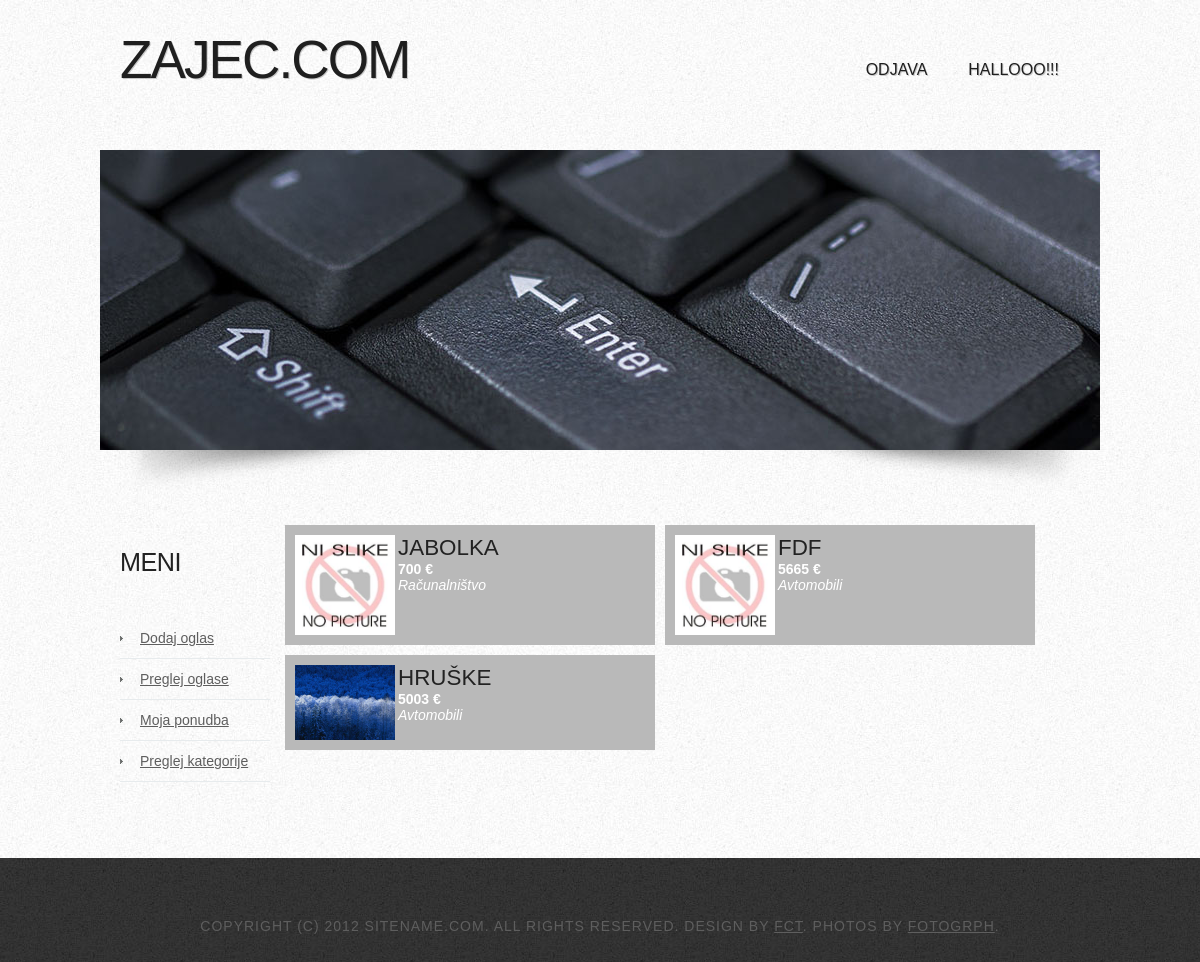
The page /my_offers.php (signed in) on the database its author committed.
### tables this page shows
CREATE TABLE IF NOT EXISTS `ads` (
  `id` int(11) NOT NULL AUTO_INCREMENT,
  `category_id` int(11) NOT NULL,
  `user_id` int(11) NOT NULL,
  `title` varchar(50) NOT NULL,
  `date_b` timestamp NOT NULL DEFAULT CURRENT_TIMESTAMP ON UPDATE CURRENT_TIMESTAMP,
  `date_e` timestamp NOT NULL DEFAULT '0000-00-00 00:00:00',
  `description` text,
  `price` float NOT NULL,
  PRIMARY KEY (`id`),
  KEY `user_id` (`user_id`),
  KEY `category_id` (`category_id`)
);

CREATE TABLE IF NOT EXISTS `categories` (
  `id` int(11) NOT NULL AUTO_INCREMENT,
  `name` varchar(40) NOT NULL,
  PRIMARY KEY (`id`)
);

CREATE TABLE IF NOT EXISTS `pictures` (
  `id` int(11) NOT NULL AUTO_INCREMENT,
  `ad_id` int(11) NOT NULL,
  `url` varchar(100) NOT NULL,
  PRIMARY KEY (`id`),
  KEY `ad_id` (`ad_id`)
);

### my_offers.php (the view, shortened to what this page needs)
<?php
    include_once 'header.php';
    $sql = "SELECT a.id, a.title, a.price, c.name
            FROM ads a INNER JOIN categories c ON c.id=a.category_id
            WHERE a.user_id = ".$_SESSION['user_id'];
    $result = mysql_query($sql);
    while ($row = mysql_fetch_array($result)) {
        echo '<div class="oglas">';
        echo '<a href="ad_view.php?id='.$row['id'].'">';
        $slike = "SELECT * FROM pictures WHERE ad_id = ".$row['id'];
        $r = mysql_query($slike);
        if (mysql_num_rows($r) > 0) {
            $slika = mysql_fetch_array($r);
            echo '<img src="'.$slika['url'].'" width="100px" />';
        }
        else {
            echo '<img src="images/nopicture.jpg" width="100px" />';
        }
        echo '</a>';
        echo "<h3>".$row['title']."</h3>";
        echo "<b>".$row['price']." € </b>";
        echo '<br />';
        echo "<i>".$row['name']."</i>";
        echo '</div>';
    }
    include_once 'footer.php';
?>

### header.php (shortened to what this page needs)
<!DOCTYPE html PUBLIC "-//W3C//DTD XHTML 1.0 Strict//EN" "http://www.w3.org/TR/xhtml1/DTD/xhtml1-strict.dtd">
<html xmlns="http://www.w3.org/1999/xhtml">
<head>
<link href="style.css" rel="stylesheet" type="text/css" media="screen" />
<link rel="stylesheet" href="fancybox/source/jquery.fancybox.css?v=2.1.4" type="text/css" media="screen" />
<link rel="stylesheet" href="fancybox/source/helpers/jquery.fancybox-buttons.css?v=1.0.5" type="text/css" media="screen" />
<link rel="stylesheet" href="fancybox/source/helpers/jquery.fancybox-thumbs.css?v=1.0.7" type="text/css" media="screen" />
</head>
<body>
<div id="wrapper">
	<div id="header-wrapper">
		<div id="header" class="container">
			<div id="logo">
				<h1><a href="index.php">ZAJEC.COM</a></h1>
			</div>
			<div id="menu">
				<ul>
					<?php
                                            if (isset($_SESSION['user_id'])) {
                                                echo '<li><a href="logout.php">Odjava</a></li>';
                                                echo '<li><a href="profile.php">'.$_SESSION['name'].'</a></li>';
                                            }
                                            else {
                                        ?>
					<li><a href="login.php">Prijava</a></li>
					<li><a href="registration.php">Registracija</a></li>
                                        <?php
                                            }
                                        ?>
				</ul>
			</div>
		</div>
		<div id="banner">
			<div class="content"><img src="images/img02.jpg" width="1000" height="300" alt="" /></div>
		</div>
	</div>
	<div id="page">
		<div id="content">

### footer.php
</div>
		<div id="sidebar">
			<ul>
				<li>
					<h2>Meni</h2>
					<ul>
						<li><a href="ad_add.php">Dodaj oglas</a></li>
						<li><a href="ad_list.php">Preglej oglase</a></li>
						<li><a href="my_offers.php">Moja ponudba</a></li>
						<li><a href="categories_list.php">Preglej kategorije</a></li>
					</ul>
				</li>
			</ul>
		</div>
		<div style="clear: both;">&nbsp;</div>
	</div>
</div>
<div id="footer">
	<p>Copyright (c) 2012 Sitename.com. All rights reserved. Design by <a href="http://www.freecsstemplates.org">FCT</a>. Photos by <a href="http://fotogrph.com/">Fotogrph</a>.</p>
</div>
</body>
</html>

### style.css (style rules this page uses)
body { margin: 0; padding: 0; background: #050505 url(images/img01.jpg) repeat; font-family: Arial, Helvetica, sans-serif; font-size: 14px; color: #5B5B5B; }
h1, h2, h3 { margin: 0; padding: 0; text-transform: uppercase; font-weight: normal; font-family: 'Oswald', sans-serif; font-weight: 200; color: #222222; }
h1 { font-size: 2em; }
h2 { font-size: 2.8em; }
h3 { font-size: 1.6em; }
p, ul, ol { margin-top: 0; line-height: 180%; }
a { color: #5E5E5E; }
#wrapper { background: #FFFFFF url(images/img05.jpg) repeat; }
.container { width: 960px; margin: 0px auto; }
#header-wrapper { overflow: hidden; }
#header { width: 960px; height: 150px; margin: 0 auto; padding: 0px 0px; }
#logo { float: left; width: 300px; margin: 0; padding: 0; color: #FFFFFF; }
#logo h1 { line-height: 120px; letter-spacing: -2px; font-size: 3.8em; }
#logo h1 a { color: #1F1F1F; text-shadow: 1px 1px 0px rgba(0,0,0,.2); }
#logo a { border: none; background: none; text-decoration: none; color: #000000; }
#menu { float: right; width: 500px; height: 90px; margin: 0 auto; padding: 0; }
#menu ul { float: right; margin: 0; padding: 20px 0px 0px 0px; list-style: none; line-height: normal; }
#menu li { float: left; }
#menu a { display: block; line-height: 100px; margin-right: 1px; padding: 0px 20px 0px 20px; text-decoration: none; text-align: center; text-shadow: 1px 1px 0px rgba(0,0,0,.2); text-transform: uppercase; font-family: 'Oswald', sans-serif; font-size: 16px; font-weight: 300; color: #1F1F1F; border: none; }
#page { width: 960px; margin: 0 auto; padding: 30px 0px; }
#content { float: right; width: 800px; padding: 0px 0px 0px 0px; }
#sidebar { float: left; width: 150px; margin: 0px; padding: 30px 0px 0px 0px; }
#sidebar ul { margin: 0; padding: 0; list-style: none; }
#sidebar li { margin: 0; padding: 0; }
#sidebar li ul { margin: 0px 0px; padding-bottom: 30px; }
#sidebar li li { line-height: 40px; border-bottom: 1px solid #E7EBED; margin: 0px 0px; border-left: none; }
#sidebar li li a { padding: 0px 0px 0px 20px; background: url(images/img04.jpg) no-repeat left 50%; }
#sidebar h2 { height: 38px; padding: 0px 0px 30px 0px; letter-spacing: -.5px; font-size: 1.8em; color: #222222; }
#sidebar a { border: none; }
#footer { height: 140px; margin: 0 auto; padding: 50px 0 15px 0; font-family: 'Abel', sans-serif; }
#footer p { margin: 0; padding-top: 10px; letter-spacing: 1px; line-height: normal; font-size: 14px; text-transform: uppercase; text-align: center; color: #5E5E5E; }
#footer a { color: #5E5E5E; }
#banner { margin: 0px auto; width: 1000px; height: 340px; background: url(images/img03.png) no-repeat left bottom; }
.oglas { background-color: #B9B9B9; color: #FFFFFF; width: 350px; padding: 10px; margin: 5px; float: left; }
.oglas img { float:left; margin-right: 3px; }

### rows shown on the page
ads: title "JABOLKA", price "700", category.name "Računalništvo"
ads: title "FDF", price "5665", category.name "Avtomobili"
ads: pictures.url (picture), title "HRUŠKE", price "5003", category.name "Avtomobili"

### other values the page prints
$_SESSION['name'] "HALLOOO!!!"
